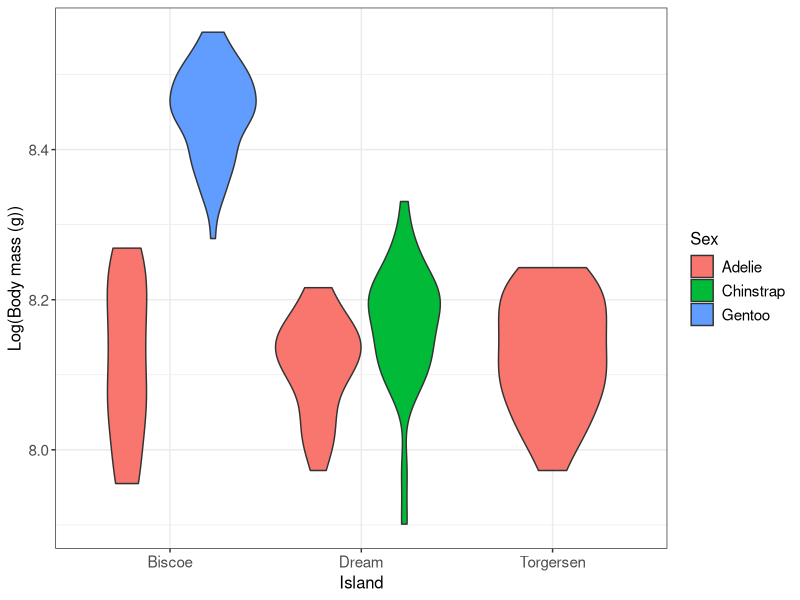

This figure's R source:
## ---- chunk 1
library(palmerpenguins)
library(tidyverse)
library(here)
## ---- chunk 2
head(penguins)
## ---- chunk 3
data <- penguins %>%  #storing the results in a df called data
          drop_na(sex) %>%  # dropping NAs only from sex because I know there's no NAs in species or island
          group_by(species, island, sex) %>% # grouping by species, island, and sex
          summarise(mean_mass = mean(body_mass_g, na.rm = TRUE), # calculating mean of body mass after grouping
                    mass_variance = var(body_mass_g, na.rm = TRUE)) # calculting variance of body mass after grouping

data # viewing our data to check if it worked
## ---- chunk 4
penguins %>%
  filter(!(sex == "male")) %>%  # excluding males 
  mutate(log_mass = log(body_mass_g)) %>% # calculating log body mass
  select(species, island, sex, log_mass) %>% # selecting only columns for species, island, sex, and log body mass
  ggplot(aes(x = island, y = log_mass, fill = species)) + # creating a plot using these data
    geom_violin() + 
    labs(x = "Island",
         y = "Log(Body mass (g))",
         fill = "Sex") +
  theme_bw() +
  theme(axis.title = element_text(size = 12), # manually making all the text bigger
        axis.text = element_text(size = 11),
        legend.title = element_text(size = 12),
        legend.text = element_text(size = 11))
